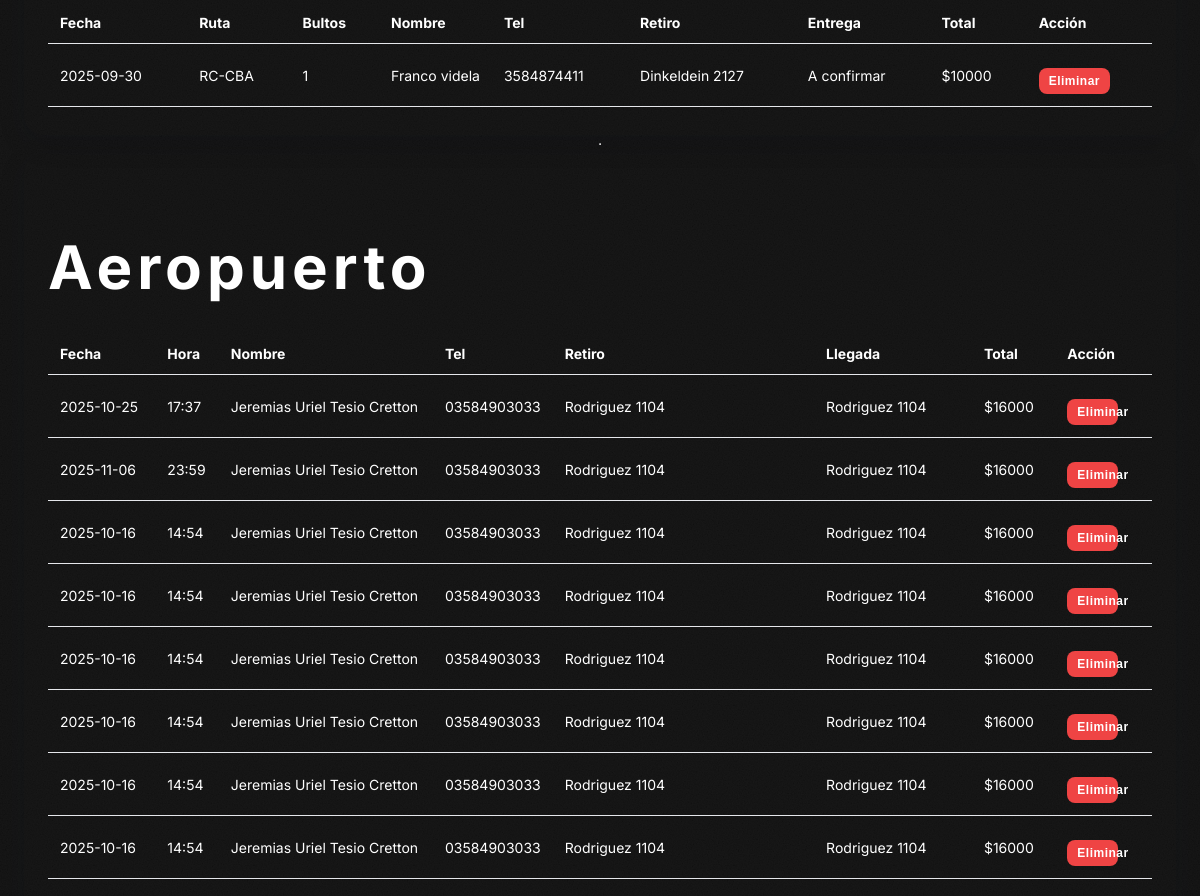
/admin/bookings (signed in, middle part), run on an earlier commit of the app's database.
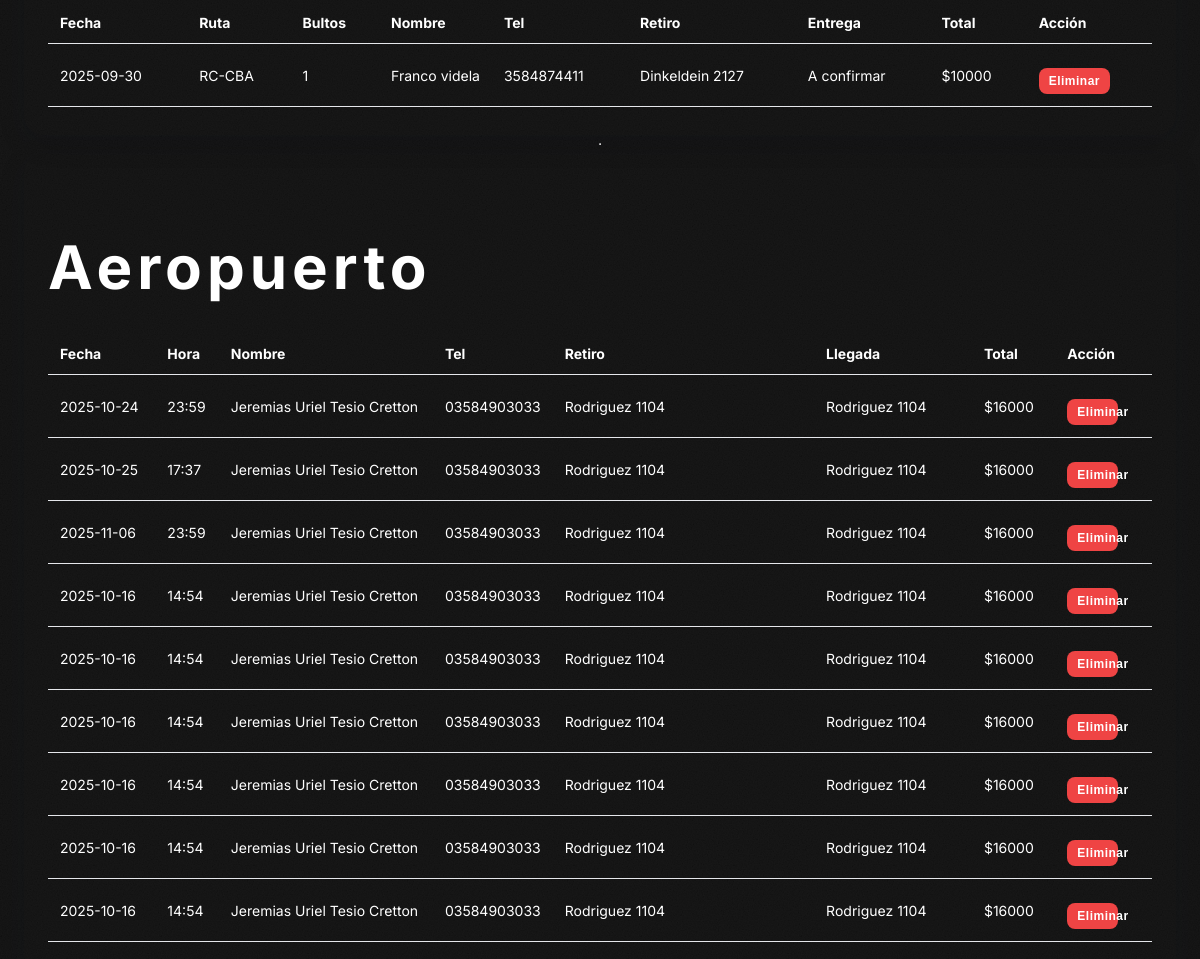
And on a later commit of the database.
### app.py (models this page shows)
class ParcelBooking(db.Model):
    id = db.Column(db.Integer, primary_key=True)
    route = db.Column(db.String(32), nullable=False)  # 'RC-CBA' or 'CBA-RC'
    date = db.Column(db.Date, nullable=False)
    parcels = db.Column(db.Integer, nullable=False)  # 1 or 2 per booking
    name = db.Column(db.String(80), nullable=False)
    phone = db.Column(db.String(40), nullable=False)
    email = db.Column(db.String(120), nullable=True)
    total_price = db.Column(db.Float, nullable=False)
    created_at = db.Column(db.DateTime, default=datetime.utcnow)
    pickup_address = db.Column(db.String(200), nullable=True)
    final_address = db.Column(db.String(200), nullable=True)

class AirportExclusive(db.Model):
    id = db.Column(db.Integer, primary_key=True)
    date = db.Column(db.Date, nullable=False)
    time = db.Column(db.String(5), nullable=False)
    name = db.Column(db.String(80), nullable=False)
    phone = db.Column(db.String(40), nullable=False)
    email = db.Column(db.String(120), nullable=True)
    pickup_address = db.Column(db.String(200), nullable=False)
    final_address = db.Column(db.String(200), nullable=False)
    total_price = db.Column(db.Float, nullable=False)
    created_at = db.Column(db.DateTime, default=datetime.utcnow)

### app.py (the view)
@app.route('/admin/bookings')
@login_required
def admin_bookings():
    filter_by_date = request.args.get('filter', 'all')
    filter_by_route = request.args.get('route', 'all')
    query = SharedBooking.query.join(TripSchedule, SharedBooking.schedule)
    today = date.today()
    if filter_by_date == 'day':
        query = query.filter(TripSchedule.date == today)
    elif filter_by_date == 'week':
        start_of_week = today - dtime(days=today.weekday())
        end_of_week = start_of_week + dtime(days=6)
        query = query.filter(TripSchedule.date.between(start_of_week, end_of_week))
    if filter_by_route in ['RC-CBA', 'CBA-RC']:
        query = query.filter(TripSchedule.route == filter_by_route)
    shared = query.order_by(SharedBooking.created_at.desc()).all()
    parcels = ParcelBooking.query.order_by(ParcelBooking.created_at.desc()).all()
    airport = AirportExclusive.query.order_by(AirportExclusive.created_at.desc()).all()
    exclusive = CityExclusive.query.order_by(CityExclusive.created_at.desc()).all()
    anywhere = AnywhereBooking.query.order_by(AnywhereBooking.created_at.desc()).all()
    return render_template(
        'admin_bookings.html',
        shared=shared,
        parcels=parcels,
        airport=airport,
        exclusive=exclusive,
        anywhere=anywhere,
        current_date_filter=filter_by_date,
        current_route_filter=filter_by_route
    )

### app.py (called while the page is built)
def login_required(f):
    @wraps(f)
    def wrapper(*args, **kwargs):
        if not session.get('admin'):
            return redirect(url_for('admin_login'))
        return f(*args, **kwargs)
    return wrapper

### templates/admin_bookings.html (shortened to what this page needs)
{% extends "base.html" %}
{% block content %}
<div class="card">
  <table class="table">
    <thead><tr><th>Fecha</th><th>Ruta</th><th>Bultos</th><th>Nombre</th><th>Tel</th><th>Retiro</th><th>Entrega</th><th>Total</th><th>Acción</th></tr></thead>
    <tbody>
      {% for b in parcels %}
      <tr>
        <td>{{ b.date }}</td><td>{{ b.route }}</td><td>{{ b.parcels }}</td><td>{{ b.name }}</td><td>{{ b.phone }}</td><td>{{ b.pickup_address if b.pickup_address else '—' }}</td><td>{{ b.final_address if b.final_address else '—' }}</td><td>${{ '%.0f'|format(b.total_price) }}</td>
        <td>
          <form method="post" action="{{ url_for('admin_delete_booking') }}" onsubmit="return confirm('Eliminar reserva?');" style="display:inline;">
            <button type="submit" class="btn delete">Eliminar</button>
          </form>
        </td>
      </tr>
      {% endfor %}
    </tbody>
  </table>
</div>
<hr>
<div class="card">
  <h2>Aeropuerto</h2>
  <table class="table">
    <thead><tr><th>Fecha</th><th>Hora</th><th>Nombre</th><th>Tel</th><th>Retiro</th><th>Llegada</th><th>Total</th><th>Acción</th></tr></thead>
    <tbody>
      {% for b in airport %}
      <tr>
        <td>{{ b.date }}</td><td>{{ b.time }}</td><td>{{ b.name }}</td><td>{{ b.phone }}</td><td>{{ b.pickup_address if b.pickup_address else '—' }}</td><td>{{ b.final_address if b.final_address else '—' }}</td><td>${{ '%.0f'|format(b.total_price) }}</td>
        <td>
          <form method="post" action="{{ url_for('admin_delete_booking') }}" onsubmit="return confirm('Eliminar reserva?');" style="display:inline;">
            <button type="submit" class="btn delete">Eliminar</button>
          </form>
        </td>
      </tr>
      {% endfor %}
    </tbody>
  </table>
</div>
{% endblock %}

What changed in the data, as far as the page shows it:
added AirportExclusive: date "2025-10-24", time "23:59", name "Jeremias Uriel Tesio Cretton", phone "03584903033", pickup_address "Rodriguez 1104", final_address "Rodriguez 1104", total_price "16000"
